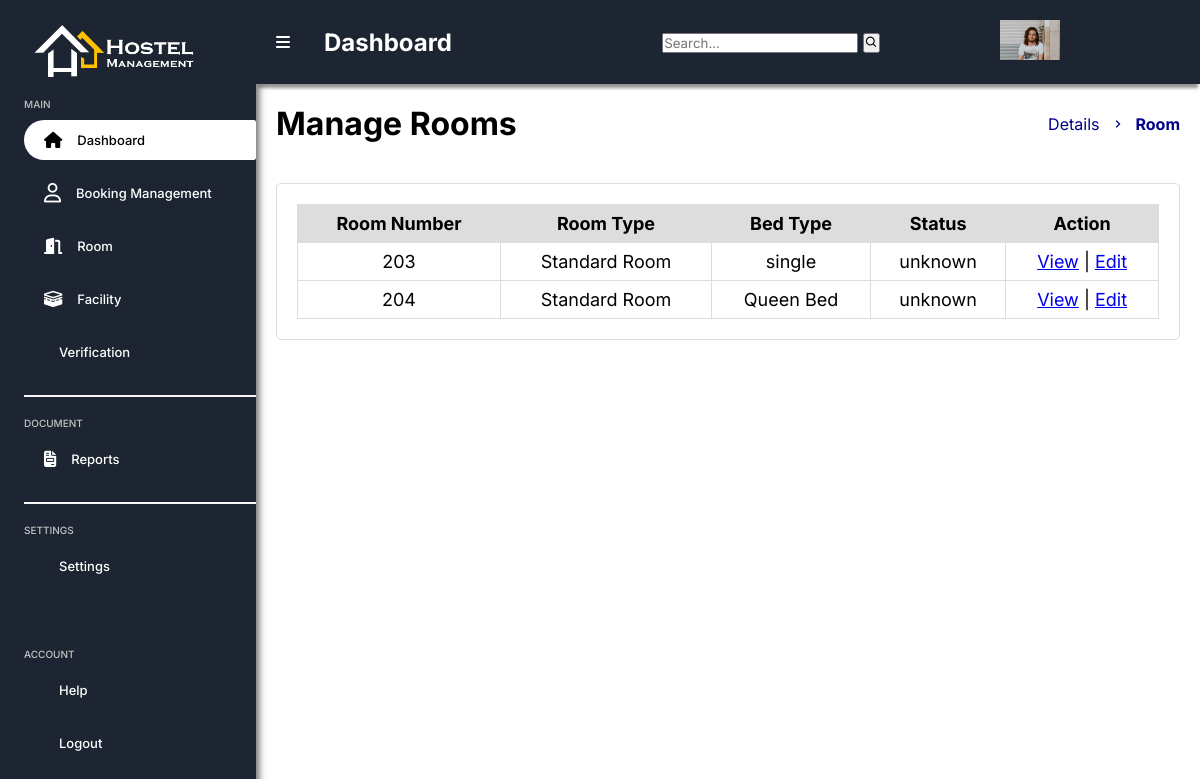
Screenshot of /room_management.php with the database file from the repository.
### tables this page shows
CREATE TABLE `add_room_management` (
  `add_room_id` int(11) NOT NULL,
  `roomnumber` int(11) NOT NULL,
  `roomtype` text NOT NULL,
  `roomcapacity` text NOT NULL,
  `roomprice` text NOT NULL,
  `bedtype` text NOT NULL,
  `photo` text NOT NULL,
  `roomsize` text NOT NULL,
  `roomfloor` text NOT NULL,
  `amenities` text NOT NULL,
  `status` varchar(100) NOT NULL
);

### room_management.php (the view, shortened to what this page needs)
<?php
include 'php/connection.php';
?>
<!DOCTYPE html>
<html lang="en">
<?php include 'includes/head.php'; ?>
<body>
    <?php include 'includes/sidebar.php'; ?>
    <div id="main-content">
        <?php include 'includes/header.php'; ?>
        <main>
            <div class="four-box-container">
                <h1>Manage Rooms</h1>
                <div class="breadcrumb">
                    <a href="#">Details</a>
                    <i class='bx bx-chevron-right'></i>
                    <a class="active" href="#">Room</a>
                </div>
            </div>
            <div class="four-box-container">
                <div class="box" style="display: flex; flex-direction: row;">
                    <table>
                        <thead>
                            <tr>
                                <th style="text-align: center;">Room Number</th>
                                <th style="text-align: center;">Room Type</th>
                                <th style="text-align: center;">Bed Type</th>
                                <th style="text-align: center;">Status</th>
                                <th style="text-align: center;">Action</th>
                            </tr>
                        </thead>
                        <tbody>
                            <?php
                            $sql = "SELECT roomnumber, roomtype, bedtype, status FROM add_room_management";
                            $result = $conn->query($sql);
                            $temp_value = "unknown";
                            if ($result->num_rows > 0) {
                                while ($row = $result->fetch_assoc()) {
                                    echo "<tr>";
                                    echo "<td>" . htmlspecialchars($row['roomnumber']) . "</td>";
                                    echo "<td>" . htmlspecialchars($row['roomtype']) . "</td>";
                                    echo "<td>" . htmlspecialchars($row['bedtype']) . "</td>";
                                    echo "<td>" . htmlspecialchars($temp_value) . "</td>";
                                    echo "<td>
                                                    <a href='room_management.php?id=" . htmlspecialchars($row['roomnumber']) . "'>View</a> |
                                                    <a href='room_management.php?id=" . htmlspecialchars($row['roomnumber']) . "'>Edit</a>
                                                </td>";
                                    echo "</tr>";
                                }
                            } else {
                                echo "<tr><td colspan='8'>No Rooms found</td></tr>";
                            }
                            ?>
                        </tbody>
                    </table>
                </div>
        </main>
    </div>
</body>
</html>

### assets/css/sidebarr.css (style rules this page uses)
* { margin: 0; padding: 0; box-sizing: border-box; font-family: "Inter", sans-serif; }
body { background-color: #ffffff; }

### assets/css/style.css (style rules this page uses)
.four-box-container { display: flex; justify-content: space-between; gap: 20px; padding: 20px; }
.box { background-color: #ffffff; border: 1px solid #ddd; border-radius: 5px; padding: 20px; text-align: center; font-size: 18px; flex: 1; }
.breadcrumb { display: flex; align-items: center; gap: 10px; flex-wrap: wrap; }
.breadcrumb a { text-decoration: none; color: #00008B; }
.breadcrumb a.active { font-weight: bold; }
.breadcrumb i { color: #00008B; }
table { font-family: arial, sans-serif; border-collapse: collapse; width: 100%; }
td, th { border: 1px solid #dddddd; text-align: center; padding: 8px; }
th { text-align: center; background-color: #dddddd; }
tr { text-align: center; }

### assets/css/image.css (style rules this page uses)
:root { --blue: #0071FF; --light-blue: #B6DBF6; --dark-blue: #005DD1; --grey: #f2f2f2; }

### includes/head.php (style rules this page uses)
th { white-space: nowrap; }

### includes/header.php (style rules this page uses)
body { display: flex; margin: 0; padding: 0; }
#main-content { flex: 1; }

### rows the page displays
add_room_management: roomnumber "203", roomtype "Standard Room", bedtype "single"
add_room_management: roomnumber "204", roomtype "Standard Room", bedtype "Queen Bed"
